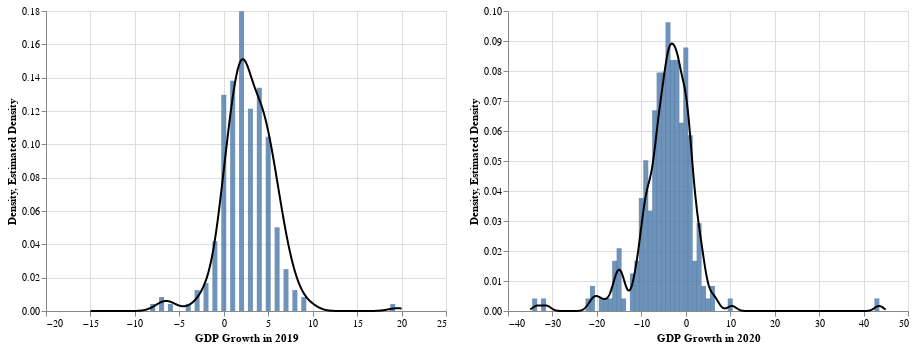

This figure's notebook cell:
### Code cell
gdp_plot19 | gdp_plot20

### Figure 1 — Vega-Lite specification as saved in the notebook (floating-point values rounded to 4 significant figures; data arrays with more than 128 entries replaced by an {"elided": "..."} marker saying what was removed)
{"config": {"view": {"continuousWidth": 400, "continuousHeight": 300}}, "hconcat": [{"layer": [{"mark": {"type": "bar", "opacity": 0.8}, "encoding": {"x": {"field": "bin", "scale": {"domain": [-15, 20]}, "title": "GDP Growth in 2019", "type": "quantitative"}, "y": {"field": "Density", "type": "quantitative"}}, "transform": [{"filter": {"equal": "2019", "field": "Year"}}, {"bin": {"step": 1}, "field": "gdp_grow", "as": "bin"}, {"aggregate": [{"op": "count", "as": "Count"}], "groupby": ["bin"]}, {"calculate": "datum.Count/(1*239)", "as": "Density"}]}, {"mark": {"type": "line", "color": "black"}, "encoding": {"x": {"field": "bin", "type": "quantitative"}, "y": {"field": "Estimated Density", "type": "quantitative"}}, "transform": [{"filter": {"equal": "2019", "field": "Year"}}, {"density": "gdp_grow", "bandwidth": 1, "extent": [-15, 20], "steps": 1000, "as": ["bin", "Estimated Density"]}]}]}, {"layer": [{"mark": {"type": "bar", "opacity": 0.8}, "encoding": {"x": {"field": "bin", "scale": {"domain": [-35, 40]}, "title": "GDP Growth in 2020", "type": "quantitative"}, "y": {"field": "Density", "type": "quantitative"}}, "transform": [{"filter": {"equal": "2020", "field": "Year"}}, {"bin": {"step": 1}, "field": "gdp_grow", "as": "bin"}, {"aggregate": [{"op": "count", "as": "Count"}], "groupby": ["bin"]}, {"calculate": "datum.Count/(1*239)", "as": "Density"}]}, {"mark": {"type": "line", "color": "black"}, "encoding": {"x": {"field": "bin", "type": "quantitative"}, "y": {"field": "Estimated Density", "type": "quantitative"}}, "transform": [{"filter": {"equal": "2020", "field": "Year"}}, {"density": "gdp_grow", "bandwidth": 1, "extent": [-35, 45], "steps": 1000, "as": ["bin", "Estimated Density"]}]}]}], "data": {"name": "data-7fc3e507f68566124a85a93a7cf61f45"}, "$schema": "https://vega.github.io/schema/vega-lite/v4.17.0.json", "datasets": {"data-7fc3e507f68566124a85a93a7cf61f45": {"elided": "478 records"}}}
